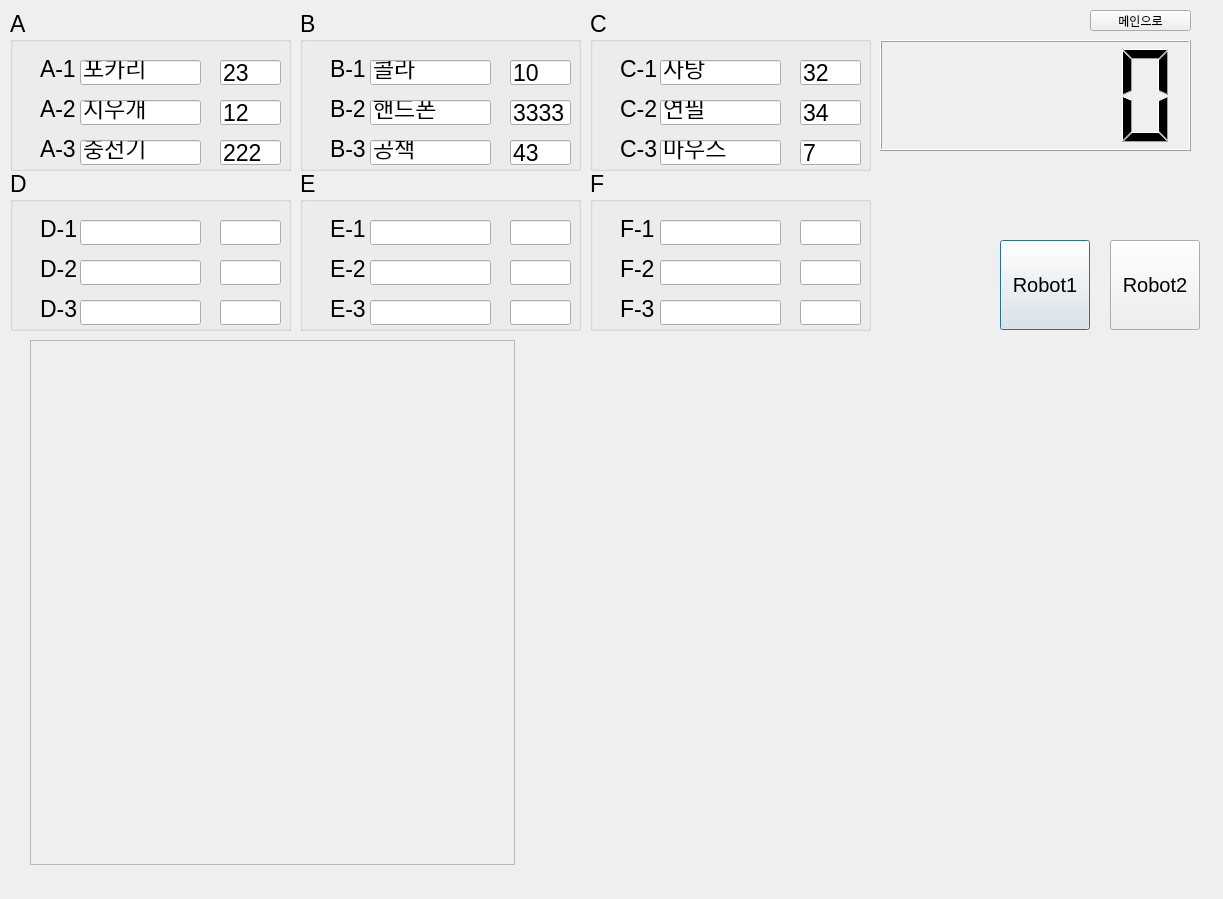
<?xml version="1.0" encoding="UTF-8"?>
<ui version="4.0">
 <class>Dialog</class>
 <widget class="QDialog" name="Dialog">
  <property name="geometry">
   <rect>
    <x>0</x>
    <y>0</y>
    <width>1223</width>
    <height>899</height>
   </rect>
  </property>
  <property name="windowTitle">
   <string>Dialog</string>
  </property>
  <widget class="QGroupBox" name="groupBox">
   <property name="geometry">
    <rect>
     <x>10</x>
     <y>10</y>
     <width>281</width>
     <height>161</height>
    </rect>
   </property>
   <property name="font">
    <font>
     <pointsize>17</pointsize>
    </font>
   </property>
   <property name="title">
    <string>A</string>
   </property>
   <widget class="QLineEdit" name="Item_A3">
    <property name="geometry">
     <rect>
      <x>70</x>
      <y>130</y>
      <width>121</width>
      <height>25</height>
     </rect>
    </property>
    <property name="text">
     <string>충전기</string>
    </property>
   </widget>
   <widget class="QLineEdit" name="Num_A1">
    <property name="geometry">
     <rect>
      <x>210</x>
      <y>50</y>
      <width>61</width>
      <height>25</height>
     </rect>
    </property>
    <property name="text">
     <string>23</string>
    </property>
   </widget>
   <widget class="QLineEdit" name="Num_A3">
    <property name="geometry">
     <rect>
      <x>210</x>
      <y>130</y>
      <width>61</width>
      <height>25</height>
     </rect>
    </property>
    <property name="text">
     <string>222</string>
    </property>
   </widget>
   <widget class="QLabel" name="Floor_A2">
    <property name="geometry">
     <rect>
      <x>30</x>
      <y>90</y>
      <width>41</width>
      <height>17</height>
     </rect>
    </property>
    <property name="font">
     <font>
      <pointsize>17</pointsize>
     </font>
    </property>
    <property name="text">
     <string>A-2</string>
    </property>
   </widget>
   <widget class="QLabel" name="Floor_A3">
    <property name="geometry">
     <rect>
      <x>30</x>
      <y>130</y>
      <width>41</width>
      <height>17</height>
     </rect>
    </property>
    <property name="font">
     <font>
      <pointsize>17</pointsize>
     </font>
    </property>
    <property name="text">
     <string>A-3</string>
    </property>
   </widget>
   <widget class="QLineEdit" name="Num_A2">
    <property name="geometry">
     <rect>
      <x>210</x>
      <y>90</y>
      <width>61</width>
      <height>25</height>
     </rect>
    </property>
    <property name="text">
     <string>12</string>
    </property>
   </widget>
   <widget class="QLineEdit" name="Item_A1">
    <property name="geometry">
     <rect>
      <x>70</x>
      <y>50</y>
      <width>121</width>
      <height>25</height>
     </rect>
    </property>
    <property name="text">
     <string>포카리</string>
    </property>
   </widget>
   <widget class="QLabel" name="Floor_A1">
    <property name="geometry">
     <rect>
      <x>30</x>
      <y>50</y>
      <width>41</width>
      <height>17</height>
     </rect>
    </property>
    <property name="font">
     <font>
      <pointsize>17</pointsize>
     </font>
    </property>
    <property name="text">
     <string>A-1</string>
    </property>
   </widget>
   <widget class="QLineEdit" name="Item_A2">
    <property name="geometry">
     <rect>
      <x>70</x>
      <y>90</y>
      <width>121</width>
      <height>25</height>
     </rect>
    </property>
    <property name="text">
     <string>지우개</string>
    </property>
   </widget>
  </widget>
  <widget class="QGroupBox" name="groupBox_2">
   <property name="geometry">
    <rect>
     <x>300</x>
     <y>10</y>
     <width>281</width>
     <height>161</height>
    </rect>
   </property>
   <property name="font">
    <font>
     <pointsize>17</pointsize>
    </font>
   </property>
   <property name="title">
    <string>B</string>
   </property>
   <widget class="QLineEdit" name="Item_B3">
    <property name="geometry">
     <rect>
      <x>70</x>
      <y>130</y>
      <width>121</width>
      <height>25</height>
     </rect>
    </property>
    <property name="text">
     <string>공책</string>
    </property>
   </widget>
   <widget class="QLineEdit" name="Num_B1">
    <property name="geometry">
     <rect>
      <x>210</x>
      <y>50</y>
      <width>61</width>
      <height>25</height>
     </rect>
    </property>
    <property name="text">
     <string>10</string>
    </property>
   </widget>
   <widget class="QLineEdit" name="Num_B3">
    <property name="geometry">
     <rect>
      <x>210</x>
      <y>130</y>
      <width>61</width>
      <height>25</height>
     </rect>
    </property>
    <property name="text">
     <string>43</string>
    </property>
   </widget>
   <widget class="QLabel" name="Floor_B2">
    <property name="geometry">
     <rect>
      <x>30</x>
      <y>90</y>
      <width>41</width>
      <height>17</height>
     </rect>
    </property>
    <property name="font">
     <font>
      <pointsize>17</pointsize>
     </font>
    </property>
    <property name="text">
     <string>B-2</string>
    </property>
   </widget>
   <widget class="QLabel" name="Floor_B3">
    <property name="geometry">
     <rect>
      <x>30</x>
      <y>130</y>
      <width>41</width>
      <height>17</height>
     </rect>
    </property>
    <property name="font">
     <font>
      <pointsize>17</pointsize>
     </font>
    </property>
    <property name="text">
     <string>B-3</string>
    </property>
   </widget>
   <widget class="QLineEdit" name="Num_B2">
    <property name="geometry">
     <rect>
      <x>210</x>
      <y>90</y>
      <width>61</width>
      <height>25</height>
     </rect>
    </property>
    <property name="text">
     <string>3333</string>
    </property>
   </widget>
   <widget class="QLineEdit" name="Item_B1">
    <property name="geometry">
     <rect>
      <x>70</x>
      <y>50</y>
      <width>121</width>
      <height>25</height>
     </rect>
    </property>
    <property name="text">
     <string>콜라</string>
    </property>
   </widget>
   <widget class="QLabel" name="Floor_B1">
    <property name="geometry">
     <rect>
      <x>30</x>
      <y>50</y>
      <width>41</width>
      <height>17</height>
     </rect>
    </property>
    <property name="font">
     <font>
      <pointsize>17</pointsize>
     </font>
    </property>
    <property name="text">
     <string>B-1</string>
    </property>
   </widget>
   <widget class="QLineEdit" name="Item_B2">
    <property name="geometry">
     <rect>
      <x>70</x>
      <y>90</y>
      <width>121</width>
      <height>25</height>
     </rect>
    </property>
    <property name="text">
     <string>핸드폰</string>
    </property>
   </widget>
  </widget>
  <widget class="QGroupBox" name="groupBox_3">
   <property name="geometry">
    <rect>
     <x>590</x>
     <y>10</y>
     <width>281</width>
     <height>161</height>
    </rect>
   </property>
   <property name="font">
    <font>
     <pointsize>17</pointsize>
    </font>
   </property>
   <property name="title">
    <string>C</string>
   </property>
   <widget class="QLineEdit" name="Item_C3">
    <property name="geometry">
     <rect>
      <x>70</x>
      <y>130</y>
      <width>121</width>
      <height>25</height>
     </rect>
    </property>
    <property name="text">
     <string>마우스</string>
    </property>
   </widget>
   <widget class="QLineEdit" name="Num_C1">
    <property name="geometry">
     <rect>
      <x>210</x>
      <y>50</y>
      <width>61</width>
      <height>25</height>
     </rect>
    </property>
    <property name="text">
     <string>32</string>
    </property>
   </widget>
   <widget class="QLineEdit" name="Num_C3">
    <property name="geometry">
     <rect>
      <x>210</x>
      <y>130</y>
      <width>61</width>
      <height>25</height>
     </rect>
    </property>
    <property name="text">
     <string>7</string>
    </property>
   </widget>
   <widget class="QLabel" name="Floor_C2">
    <property name="geometry">
     <rect>
      <x>30</x>
      <y>90</y>
      <width>41</width>
      <height>17</height>
     </rect>
    </property>
    <property name="font">
     <font>
      <pointsize>17</pointsize>
     </font>
    </property>
    <property name="text">
     <string>C-2</string>
    </property>
   </widget>
   <widget class="QLabel" name="Floor_C3">
    <property name="geometry">
     <rect>
      <x>30</x>
      <y>130</y>
      <width>41</width>
      <height>17</height>
     </rect>
    </property>
    <property name="font">
     <font>
      <pointsize>17</pointsize>
     </font>
    </property>
    <property name="text">
     <string>C-3</string>
    </property>
   </widget>
   <widget class="QLineEdit" name="Num_C2">
    <property name="geometry">
     <rect>
      <x>210</x>
      <y>90</y>
      <width>61</width>
      <height>25</height>
     </rect>
    </property>
    <property name="text">
     <string>34</string>
    </property>
   </widget>
   <widget class="QLineEdit" name="Item_C1">
    <property name="geometry">
     <rect>
      <x>70</x>
      <y>50</y>
      <width>121</width>
      <height>25</height>
     </rect>
    </property>
    <property name="text">
     <string>사탕</string>
    </property>
   </widget>
   <widget class="QLabel" name="Floor_C1">
    <property name="geometry">
     <rect>
      <x>30</x>
      <y>50</y>
      <width>41</width>
      <height>17</height>
     </rect>
    </property>
    <property name="font">
     <font>
      <pointsize>17</pointsize>
     </font>
    </property>
    <property name="text">
     <string>C-1</string>
    </property>
   </widget>
   <widget class="QLineEdit" name="Item_C2">
    <property name="geometry">
     <rect>
      <x>70</x>
      <y>90</y>
      <width>121</width>
      <height>25</height>
     </rect>
    </property>
    <property name="text">
     <string>연필</string>
    </property>
   </widget>
  </widget>
  <widget class="QGroupBox" name="groupBox_6">
   <property name="geometry">
    <rect>
     <x>590</x>
     <y>170</y>
     <width>281</width>
     <height>161</height>
    </rect>
   </property>
   <property name="font">
    <font>
     <pointsize>17</pointsize>
    </font>
   </property>
   <property name="title">
    <string>F</string>
   </property>
   <widget class="QLineEdit" name="Item_F3">
    <property name="geometry">
     <rect>
      <x>70</x>
      <y>130</y>
      <width>121</width>
      <height>25</height>
     </rect>
    </property>
   </widget>
   <widget class="QLineEdit" name="Num_F1">
    <property name="geometry">
     <rect>
      <x>210</x>
      <y>50</y>
      <width>61</width>
      <height>25</height>
     </rect>
    </property>
   </widget>
   <widget class="QLineEdit" name="Num_F3">
    <property name="geometry">
     <rect>
      <x>210</x>
      <y>130</y>
      <width>61</width>
      <height>25</height>
     </rect>
    </property>
   </widget>
   <widget class="QLabel" name="Floor_F2">
    <property name="geometry">
     <rect>
      <x>30</x>
      <y>90</y>
      <width>41</width>
      <height>17</height>
     </rect>
    </property>
    <property name="font">
     <font>
      <pointsize>17</pointsize>
     </font>
    </property>
    <property name="text">
     <string>F-2</string>
    </property>
   </widget>
   <widget class="QLabel" name="Floor_F3">
    <property name="geometry">
     <rect>
      <x>30</x>
      <y>130</y>
      <width>41</width>
      <height>17</height>
     </rect>
    </property>
    <property name="font">
     <font>
      <pointsize>17</pointsize>
     </font>
    </property>
    <property name="text">
     <string>F-3</string>
    </property>
   </widget>
   <widget class="QLineEdit" name="Num_F2">
    <property name="geometry">
     <rect>
      <x>210</x>
      <y>90</y>
      <width>61</width>
      <height>25</height>
     </rect>
    </property>
   </widget>
   <widget class="QLineEdit" name="Item_F1">
    <property name="geometry">
     <rect>
      <x>70</x>
      <y>50</y>
      <width>121</width>
      <height>25</height>
     </rect>
    </property>
   </widget>
   <widget class="QLabel" name="Floor_F1">
    <property name="geometry">
     <rect>
      <x>30</x>
      <y>50</y>
      <width>41</width>
      <height>17</height>
     </rect>
    </property>
    <property name="font">
     <font>
      <pointsize>17</pointsize>
     </font>
    </property>
    <property name="text">
     <string>F-1</string>
    </property>
   </widget>
   <widget class="QLineEdit" name="Item_F2">
    <property name="geometry">
     <rect>
      <x>70</x>
      <y>90</y>
      <width>121</width>
      <height>25</height>
     </rect>
    </property>
   </widget>
  </widget>
  <widget class="QGroupBox" name="groupBox_4">
   <property name="geometry">
    <rect>
     <x>300</x>
     <y>170</y>
     <width>281</width>
     <height>161</height>
    </rect>
   </property>
   <property name="font">
    <font>
     <pointsize>17</pointsize>
    </font>
   </property>
   <property name="title">
    <string>E</string>
   </property>
   <widget class="QLineEdit" name="Item_E3">
    <property name="geometry">
     <rect>
      <x>70</x>
      <y>130</y>
      <width>121</width>
      <height>25</height>
     </rect>
    </property>
   </widget>
   <widget class="QLineEdit" name="Num_E1">
    <property name="geometry">
     <rect>
      <x>210</x>
      <y>50</y>
      <width>61</width>
      <height>25</height>
     </rect>
    </property>
   </widget>
   <widget class="QLineEdit" name="Num_E3">
    <property name="geometry">
     <rect>
      <x>210</x>
      <y>130</y>
      <width>61</width>
      <height>25</height>
     </rect>
    </property>
   </widget>
   <widget class="QLabel" name="Floor_E2">
    <property name="geometry">
     <rect>
      <x>30</x>
      <y>90</y>
      <width>41</width>
      <height>17</height>
     </rect>
    </property>
    <property name="font">
     <font>
      <pointsize>17</pointsize>
     </font>
    </property>
    <property name="text">
     <string>E-2</string>
    </property>
   </widget>
   <widget class="QLabel" name="Floor_E3">
    <property name="geometry">
     <rect>
      <x>30</x>
      <y>130</y>
      <width>41</width>
      <height>17</height>
     </rect>
    </property>
    <property name="font">
     <font>
      <pointsize>17</pointsize>
     </font>
    </property>
    <property name="text">
     <string>E-3</string>
    </property>
   </widget>
   <widget class="QLineEdit" name="Num_E2">
    <property name="geometry">
     <rect>
      <x>210</x>
      <y>90</y>
      <width>61</width>
      <height>25</height>
     </rect>
    </property>
   </widget>
   <widget class="QLineEdit" name="Item_E1">
    <property name="geometry">
     <rect>
      <x>70</x>
      <y>50</y>
      <width>121</width>
      <height>25</height>
     </rect>
    </property>
   </widget>
   <widget class="QLabel" name="Floor_E1">
    <property name="geometry">
     <rect>
      <x>30</x>
      <y>50</y>
      <width>41</width>
      <height>17</height>
     </rect>
    </property>
    <property name="font">
     <font>
      <pointsize>17</pointsize>
     </font>
    </property>
    <property name="text">
     <string>E-1</string>
    </property>
   </widget>
   <widget class="QLineEdit" name="Item_E2">
    <property name="geometry">
     <rect>
      <x>70</x>
      <y>90</y>
      <width>121</width>
      <height>25</height>
     </rect>
    </property>
   </widget>
  </widget>
  <widget class="QGroupBox" name="groupBox_5">
   <property name="geometry">
    <rect>
     <x>10</x>
     <y>170</y>
     <width>281</width>
     <height>161</height>
    </rect>
   </property>
   <property name="font">
    <font>
     <pointsize>17</pointsize>
    </font>
   </property>
   <property name="title">
    <string>D</string>
   </property>
   <widget class="QLineEdit" name="Item_D3">
    <property name="geometry">
     <rect>
      <x>70</x>
      <y>130</y>
      <width>121</width>
      <height>25</height>
     </rect>
    </property>
   </widget>
   <widget class="QLineEdit" name="Num_D1">
    <property name="geometry">
     <rect>
      <x>210</x>
      <y>50</y>
      <width>61</width>
      <height>25</height>
     </rect>
    </property>
   </widget>
   <widget class="QLineEdit" name="Num_D3">
    <property name="geometry">
     <rect>
      <x>210</x>
      <y>130</y>
      <width>61</width>
      <height>25</height>
     </rect>
    </property>
   </widget>
   <widget class="QLabel" name="Floor_D2">
    <property name="geometry">
     <rect>
      <x>30</x>
      <y>90</y>
      <width>41</width>
      <height>17</height>
     </rect>
    </property>
    <property name="font">
     <font>
      <pointsize>17</pointsize>
     </font>
    </property>
    <property name="text">
     <string>D-2</string>
    </property>
   </widget>
   <widget class="QLabel" name="Floor_D3">
    <property name="geometry">
     <rect>
      <x>30</x>
      <y>130</y>
      <width>41</width>
      <height>17</height>
     </rect>
    </property>
    <property name="font">
     <font>
      <pointsize>17</pointsize>
     </font>
    </property>
    <property name="text">
     <string>D-3</string>
    </property>
   </widget>
   <widget class="QLineEdit" name="Num_D2">
    <property name="geometry">
     <rect>
      <x>210</x>
      <y>90</y>
      <width>61</width>
      <height>25</height>
     </rect>
    </property>
   </widget>
   <widget class="QLineEdit" name="Item_D1">
    <property name="geometry">
     <rect>
      <x>70</x>
      <y>50</y>
      <width>121</width>
      <height>25</height>
     </rect>
    </property>
   </widget>
   <widget class="QLabel" name="Floor_D1">
    <property name="geometry">
     <rect>
      <x>30</x>
      <y>50</y>
      <width>41</width>
      <height>17</height>
     </rect>
    </property>
    <property name="font">
     <font>
      <pointsize>17</pointsize>
     </font>
    </property>
    <property name="text">
     <string>D-1</string>
    </property>
   </widget>
   <widget class="QLineEdit" name="Item_D2">
    <property name="geometry">
     <rect>
      <x>70</x>
      <y>90</y>
      <width>121</width>
      <height>25</height>
     </rect>
    </property>
   </widget>
  </widget>
  <widget class="QPushButton" name="btn_robot1">
   <property name="geometry">
    <rect>
     <x>1000</x>
     <y>240</y>
     <width>90</width>
     <height>90</height>
    </rect>
   </property>
   <property name="font">
    <font>
     <pointsize>15</pointsize>
    </font>
   </property>
   <property name="text">
    <string>Robot1</string>
   </property>
  </widget>
  <widget class="QPushButton" name="btn_robot2">
   <property name="geometry">
    <rect>
     <x>1110</x>
     <y>240</y>
     <width>90</width>
     <height>90</height>
    </rect>
   </property>
   <property name="font">
    <font>
     <pointsize>15</pointsize>
    </font>
   </property>
   <property name="text">
    <string>Robot2</string>
   </property>
  </widget>
  <widget class="QFrame" name="frame">
   <property name="geometry">
    <rect>
     <x>30</x>
     <y>340</y>
     <width>485</width>
     <height>525</height>
    </rect>
   </property>
   <property name="frameShape">
    <enum>QFrame::StyledPanel</enum>
   </property>
   <property name="frameShadow">
    <enum>QFrame::Raised</enum>
   </property>
   <widget class="QLabel" name="map">
    <property name="geometry">
     <rect>
      <x>0</x>
      <y>0</y>
      <width>485</width>
      <height>525</height>
     </rect>
    </property>
    <property name="text">
     <string/>
    </property>
    <property name="pixmap">
     <pixmap resource="../src/resources.qrc">:/newPrefix/center.pgm</pixmap>
    </property>
   </widget>
  </widget>
  <widget class="QLCDNumber" name="lcdTimer">
   <property name="geometry">
    <rect>
     <x>880</x>
     <y>40</y>
     <width>311</width>
     <height>111</height>
    </rect>
   </property>
  </widget>
  <widget class="QPushButton" name="mainButton_2">
   <property name="geometry">
    <rect>
     <x>1090</x>
     <y>10</y>
     <width>101</width>
     <height>21</height>
    </rect>
   </property>
   <property name="text">
    <string>메인으로</string>
   </property>
  </widget>
 </widget>
 <resources>
  <include location="../src/resources.qrc"/>
 </resources>
 <connections/>
</ui>
